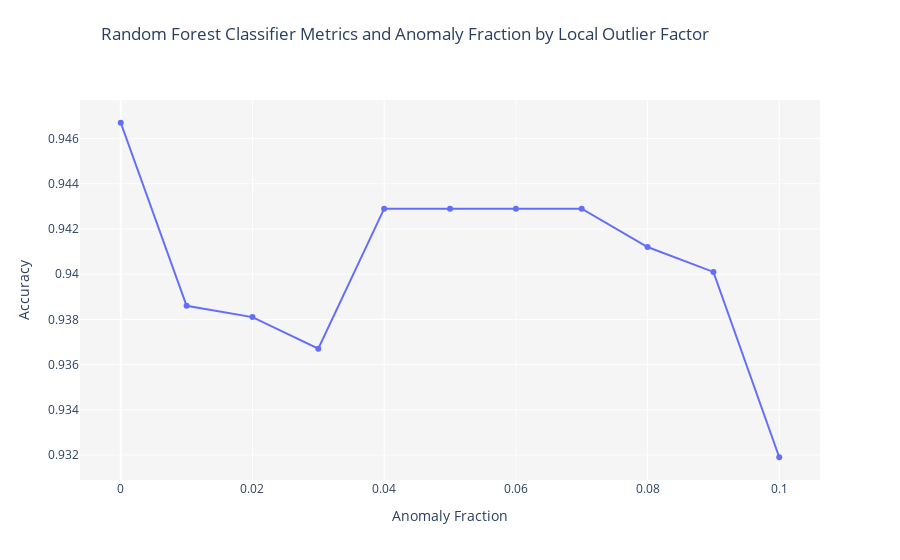

The notebook cell this image was saved under:
### Markdown cell above
## Local outlier factor model building

### Code cell
# building loc model with estimator as random forest.
lof_model = tune_model(model = 'lof', supervised_target ='target', supervised_estimator='rf')

### Figure 1 — Plotly figure (JSON) as saved in the notebook; plotly's stock layout.template omitted (floating-point values rounded to 4 significant figures)
{"data": [{"mode": "lines+markers", "name": "Accuracy", "type": "scatter", "x": [0, 0.01, 0.02, 0.03, 0.04, 0.05, 0.06, 0.07, 0.08, 0.09, 0.1], "y": [0.9467, 0.9386, 0.9381, 0.9367, 0.9429, 0.9429, 0.9429, 0.9429, 0.9412, 0.9401, 0.9319]}], "layout": {"plot_bgcolor": "rgb(245,245,245)", "title": {"text": "Random Forest Classifier Metrics and Anomaly Fraction by Local Outlier Factor", "x": 0.45, "xanchor": "center", "y": 0.95, "yanchor": "top"}, "xaxis": {"title": {"text": "Anomaly Fraction"}}, "yaxis": {"title": {"text": "Accuracy"}}}}
